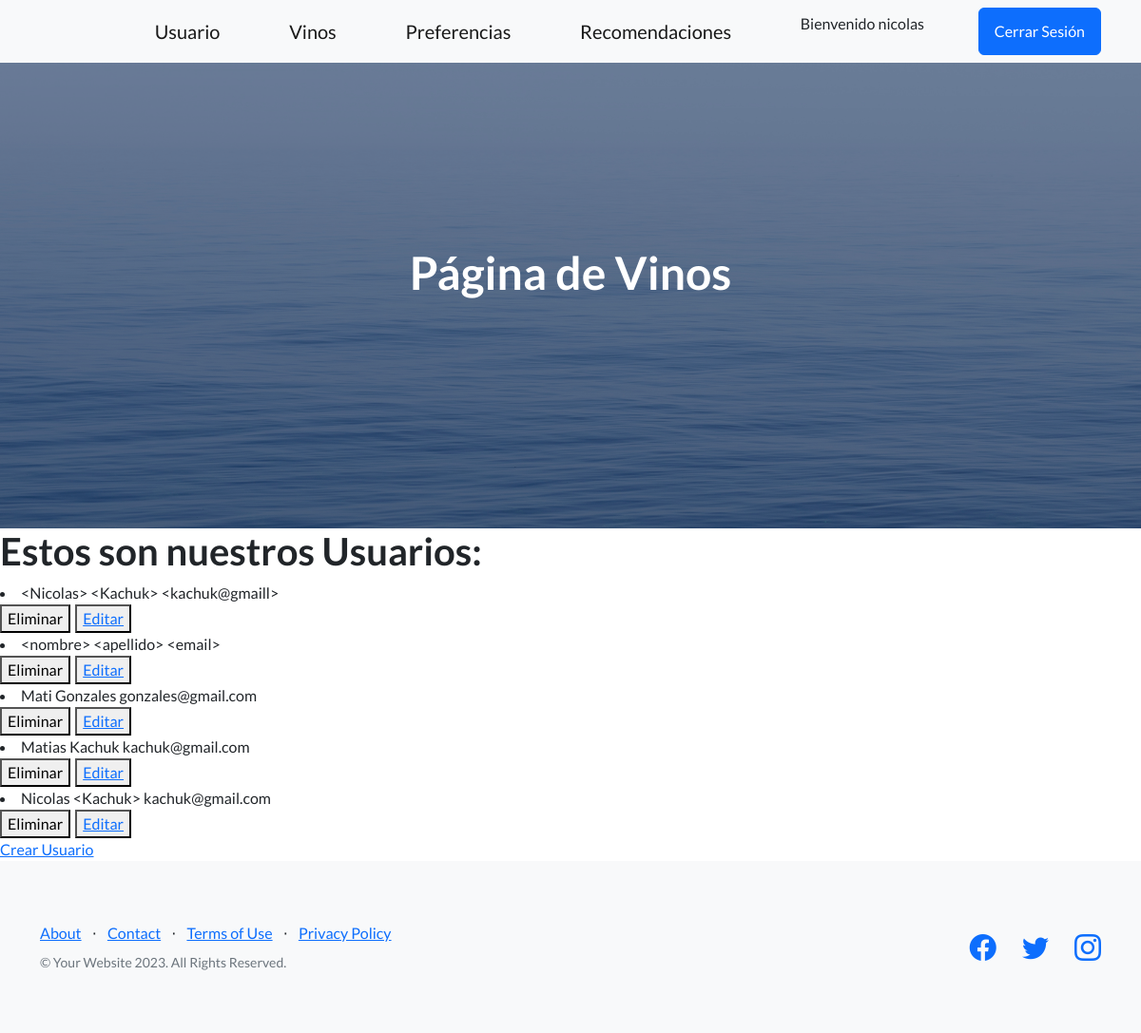
/app_vinos/lista_usuarios/ (signed in), run on the app's committed database.
### app_vinos/models.py (models this page shows)
class Usuario(models.Model):
    nombre = models.CharField(max_length=100)
    apellido = models.CharField(max_length=100)
    email = models.EmailField()
    def __str__(self):
        return f'{self.nombre} {self.apellido} {self.email}'
    class Meta():
        verbose_name = 'Usuarios'
        verbose_name_plural = 'Mis usuarios'
        ordering = ('nombre',)

### app_vinos/views.py (the view)
# urls.py: path('lista_usuarios/', lista_usuarios, name="ListaUsuarios"),
@login_required
def lista_usuarios(req):
    lista = Usuario.objects.all()
    return render(req, "lista_usuarios.html", {"lista_usuarios": lista})

### app_vinos/templates/lista_usuarios.html
{% extends 'padre.html' %}
{% block ContenidoQueCambia %}
    <h1>Estos son nuestros Usuarios:</h1>
    {% for usuarios in lista_usuarios  %}
    <li>
        {{usuarios}}
    </li>
    <div style="display: flex; column-gap: 5px;">
        <form action="{% url 'EliminarUsuario' usuarios.id %}" method="post"> {% csrf_token %}
            <button type="submit">Eliminar</button>
        </form>
        <button>
            <a href="{% url 'EditarUsuario' usuarios.id %}">Editar</a>
        </button>
    </div>
    {% endfor %}
    <a href="{% url 'UsuarioFormulario' %}">Crear Usuario</a>
{% endblock ContenidoQueCambia %}

### app_vinos/templates/navbar.html (shortened to what this page needs)
        <nav class="navbar navbar-light bg-light static-top">
            <div class="container">
                <div class="home-button">
                </div>
                <a class="navbar-brand" href="{% url 'ListaUsuarios' %}">Usuario</a>
                <a class="navbar-brand" href="{% url 'VinoLista' %}">Vinos</a>
                <a class="navbar-brand" href="{% url 'MostrarPreferencias' %}">Preferencias</a>
                <a class="navbar-brand" href="{% url 'MostrarRecomendaciones' %}">Recomendaciones</a>
                {% if user.is_authenticated %}
                <p>Bienvenido {{user.username}}</p>
                <form action="{% url 'Logout' %}" method = 'post'> {% csrf_token %}
                    <button class="btn btn-primary" type="submit">Cerrar Sesión</button>
                </form>
                {% else %}
                    <a class="btn btn-primary" href="{% url 'Login' %}">Iniciar Sesión</a>
                {% endif %}
            </div>
        </nav>

### app_vinos/static/css/mis_estilos.css (style rules this page uses)
.home-button { padding-right: 150px; margin-left: -150px; }

### data on the page
Usuario: nombre+apellido+email "<Nicolas> <Kachuk> <kachuk@gmaill>"
Usuario: nombre+apellido+email "<nombre> <apellido> <email>"
Usuario: nombre+apellido+email "Mati Gonzales gonzales@gmail.com"
Usuario: nombre+apellido+email "Matias Kachuk kachuk@gmail.com"
Usuario: nombre+apellido+email "Nicolas <Kachuk> kachuk@gmail.com"

### other printed values
{{ user.username }} "nicolas"
